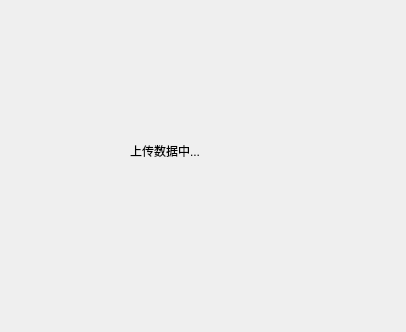
<?xml version="1.0" encoding="UTF-8"?>
<ui version="4.0">
 <class>dialog_deal</class>
 <widget class="QDialog" name="dialog_deal">
  <property name="geometry">
   <rect>
    <x>0</x>
    <y>0</y>
    <width>406</width>
    <height>332</height>
   </rect>
  </property>
  <property name="windowTitle">
   <string>Dialog</string>
  </property>
  <widget class="QLabel" name="label">
   <property name="geometry">
    <rect>
     <x>130</x>
     <y>110</y>
     <width>141</width>
     <height>81</height>
    </rect>
   </property>
   <property name="text">
    <string>上传数据中...</string>
   </property>
  </widget>
 </widget>
 <resources/>
 <connections/>
</ui>
